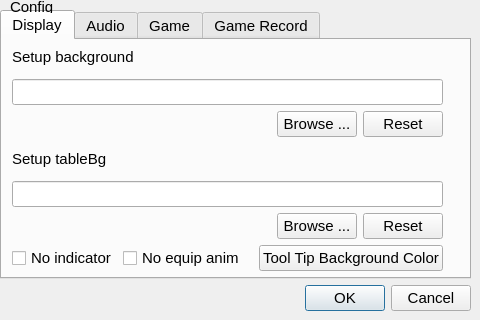
<?xml version="1.0" encoding="UTF-8"?>
<ui version="4.0">
 <class>ConfigDialog</class>
 <widget class="QDialog" name="ConfigDialog">
  <property name="windowModality">
   <enum>Qt::WindowModal</enum>
  </property>
  <property name="geometry">
   <rect>
    <x>0</x>
    <y>0</y>
    <width>480</width>
    <height>320</height>
   </rect>
  </property>
  <property name="sizePolicy">
   <sizepolicy hsizetype="Preferred" vsizetype="Minimum">
    <horstretch>0</horstretch>
    <verstretch>0</verstretch>
   </sizepolicy>
  </property>
  <property name="minimumSize">
   <size>
    <width>480</width>
    <height>320</height>
   </size>
  </property>
  <property name="windowTitle">
   <string>Config dialog</string>
  </property>
  <property name="styleSheet">
   <string notr="true"/>
  </property>
  <widget class="QWidget" name="layoutWidget">
   <property name="geometry">
    <rect>
     <x>0</x>
     <y>10</y>
     <width>471</width>
     <height>301</height>
    </rect>
   </property>
   <layout class="QVBoxLayout" name="verticalLayout_14">
    <item>
     <widget class="QTabWidget" name="tabWidget">
      <property name="minimumSize">
       <size>
        <width>450</width>
        <height>250</height>
       </size>
      </property>
      <property name="font">
       <font>
        <pointsize>11</pointsize>
       </font>
      </property>
      <property name="currentIndex">
       <number>0</number>
      </property>
      <widget class="QWidget" name="displayTab">
       <attribute name="title">
        <string>Display</string>
       </attribute>
       <widget class="QWidget" name="layoutWidget1">
        <property name="geometry">
         <rect>
          <x>10</x>
          <y>0</y>
          <width>431</width>
          <height>231</height>
         </rect>
        </property>
        <layout class="QVBoxLayout" name="verticalLayout_10">
         <item>
          <layout class="QVBoxLayout" name="verticalLayout_2">
           <item>
            <layout class="QVBoxLayout" name="verticalLayout">
             <item>
              <widget class="QLabel" name="backgrounSetupLabel">
               <property name="font">
                <font>
                 <pointsize>11</pointsize>
                </font>
               </property>
               <property name="text">
                <string>Setup background</string>
               </property>
               <property name="buddy">
                <cstring>bgPathLineEdit</cstring>
               </property>
              </widget>
             </item>
             <item>
              <widget class="QLineEdit" name="bgPathLineEdit">
               <property name="readOnly">
                <bool>true</bool>
               </property>
              </widget>
             </item>
            </layout>
           </item>
           <item>
            <layout class="QHBoxLayout" name="horizontalLayout">
             <item>
              <spacer name="horizontalSpacer">
               <property name="orientation">
                <enum>Qt::Horizontal</enum>
               </property>
               <property name="sizeHint" stdset="0">
                <size>
                 <width>40</width>
                 <height>20</height>
                </size>
               </property>
              </spacer>
             </item>
             <item>
              <widget class="QPushButton" name="browseBgButton">
               <property name="font">
                <font>
                 <pointsize>11</pointsize>
                </font>
               </property>
               <property name="text">
                <string>Browse ...</string>
               </property>
              </widget>
             </item>
             <item>
              <widget class="QPushButton" name="resetBgButton">
               <property name="font">
                <font>
                 <pointsize>11</pointsize>
                </font>
               </property>
               <property name="text">
                <string>Reset</string>
               </property>
              </widget>
             </item>
            </layout>
           </item>
          </layout>
         </item>
         <item>
          <layout class="QVBoxLayout" name="verticalLayout_3">
           <item>
            <layout class="QVBoxLayout" name="verticalLayout_4">
             <item>
              <widget class="QLabel" name="tableBgSetupLabel">
               <property name="font">
                <font>
                 <pointsize>11</pointsize>
                </font>
               </property>
               <property name="text">
                <string>Setup tableBg</string>
               </property>
               <property name="buddy">
                <cstring>bgPathLineEdit</cstring>
               </property>
              </widget>
             </item>
             <item>
              <widget class="QLineEdit" name="tableBgPathLineEdit">
               <property name="readOnly">
                <bool>true</bool>
               </property>
              </widget>
             </item>
            </layout>
           </item>
           <item>
            <layout class="QHBoxLayout" name="horizontalLayout_4">
             <item>
              <spacer name="tableBghorizontalSpacer">
               <property name="orientation">
                <enum>Qt::Horizontal</enum>
               </property>
               <property name="sizeHint" stdset="0">
                <size>
                 <width>40</width>
                 <height>20</height>
                </size>
               </property>
              </spacer>
             </item>
             <item>
              <widget class="QPushButton" name="browseTableBgButton">
               <property name="font">
                <font>
                 <pointsize>11</pointsize>
                </font>
               </property>
               <property name="text">
                <string>Browse ...</string>
               </property>
              </widget>
             </item>
             <item>
              <widget class="QPushButton" name="resetTableBgButton">
               <property name="font">
                <font>
                 <pointsize>11</pointsize>
                </font>
               </property>
               <property name="text">
                <string>Reset</string>
               </property>
              </widget>
             </item>
            </layout>
           </item>
          </layout>
         </item>
         <item>
          <layout class="QHBoxLayout" name="horizontalLayout_11">
           <item>
            <widget class="QCheckBox" name="noIndicatorCheckBox">
             <property name="font">
              <font>
               <pointsize>11</pointsize>
              </font>
             </property>
             <property name="text">
              <string>No indicator</string>
             </property>
            </widget>
           </item>
           <item>
            <widget class="QCheckBox" name="noEquipAnimCheckBox">
             <property name="font">
              <font>
               <pointsize>11</pointsize>
              </font>
             </property>
             <property name="text">
              <string>No equip anim</string>
             </property>
            </widget>
           </item>
           <item>
            <spacer name="horizontalSpacer_4">
             <property name="orientation">
              <enum>Qt::Horizontal</enum>
             </property>
             <property name="sizeHint" stdset="0">
              <size>
               <width>40</width>
               <height>20</height>
              </size>
             </property>
            </spacer>
           </item>
           <item>
            <widget class="QPushButton" name="toolTipBackgroundColorButton">
             <property name="sizePolicy">
              <sizepolicy hsizetype="Preferred" vsizetype="Fixed">
               <horstretch>255</horstretch>
               <verstretch>0</verstretch>
              </sizepolicy>
             </property>
             <property name="font">
              <font>
               <pointsize>11</pointsize>
              </font>
             </property>
             <property name="text">
              <string>Tool Tip Background Color</string>
             </property>
            </widget>
           </item>
          </layout>
         </item>
        </layout>
       </widget>
      </widget>
      <widget class="QWidget" name="audioTab">
       <attribute name="title">
        <string>Audio</string>
       </attribute>
       <widget class="QWidget" name="layoutWidget3">
        <property name="geometry">
         <rect>
          <x>10</x>
          <y>0</y>
          <width>431</width>
          <height>221</height>
         </rect>
        </property>
        <layout class="QVBoxLayout" name="verticalLayout_9">
         <item>
          <layout class="QVBoxLayout" name="verticalLayout_5">
           <item>
            <widget class="QLabel" name="setupBgMusicLabel">
             <property name="font">
              <font>
               <pointsize>11</pointsize>
              </font>
             </property>
             <property name="text">
              <string>Setup background music</string>
             </property>
             <property name="buddy">
              <cstring>bgMusicPathLineEdit</cstring>
             </property>
            </widget>
           </item>
           <item>
            <widget class="QLineEdit" name="bgMusicPathLineEdit">
             <property name="readOnly">
              <bool>true</bool>
             </property>
            </widget>
           </item>
           <item>
            <layout class="QHBoxLayout" name="horizontalLayout_2">
             <item>
              <spacer name="horizontalSpacer_2">
               <property name="orientation">
                <enum>Qt::Horizontal</enum>
               </property>
               <property name="sizeHint" stdset="0">
                <size>
                 <width>40</width>
                 <height>20</height>
                </size>
               </property>
              </spacer>
             </item>
             <item>
              <widget class="QPushButton" name="browseBgMusicButton">
               <property name="minimumSize">
                <size>
                 <width>0</width>
                 <height>30</height>
                </size>
               </property>
               <property name="font">
                <font>
                 <pointsize>11</pointsize>
                </font>
               </property>
               <property name="text">
                <string>Browse ...</string>
               </property>
              </widget>
             </item>
             <item>
              <widget class="QPushButton" name="resetBgMusicButton">
               <property name="minimumSize">
                <size>
                 <width>0</width>
                 <height>30</height>
                </size>
               </property>
               <property name="font">
                <font>
                 <pointsize>11</pointsize>
                </font>
               </property>
               <property name="text">
                <string>Reset</string>
               </property>
              </widget>
             </item>
            </layout>
           </item>
          </layout>
         </item>
         <item>
          <layout class="QVBoxLayout" name="verticalLayout_8">
           <item>
            <widget class="QCheckBox" name="enableEffectCheckBox">
             <property name="text">
              <string>Enable effects</string>
             </property>
             <property name="checked">
              <bool>true</bool>
             </property>
            </widget>
           </item>
           <item>
            <widget class="QCheckBox" name="enableLastWordCheckBox">
             <property name="text">
              <string>Enable last word</string>
             </property>
            </widget>
           </item>
           <item>
            <widget class="QCheckBox" name="enableBgMusicCheckBox">
             <property name="text">
              <string>Enable background music</string>
             </property>
             <property name="checked">
              <bool>true</bool>
             </property>
            </widget>
           </item>
          </layout>
         </item>
         <item>
          <layout class="QHBoxLayout" name="horizontalLayout_5">
           <item>
            <widget class="QLabel" name="bgmVolumeLabel">
             <property name="text">
              <string>BGM    Volume</string>
             </property>
             <property name="buddy">
              <cstring>bgmVolumeSlider</cstring>
             </property>
            </widget>
           </item>
           <item>
            <widget class="QSlider" name="bgmVolumeSlider">
             <property name="maximum">
              <number>100</number>
             </property>
             <property name="value">
              <number>100</number>
             </property>
             <property name="orientation">
              <enum>Qt::Horizontal</enum>
             </property>
            </widget>
           </item>
          </layout>
         </item>
         <item>
          <layout class="QHBoxLayout" name="horizontalLayout_6">
           <item>
            <widget class="QLabel" name="effectVolumeLabel">
             <property name="text">
              <string>Effect Volume</string>
             </property>
             <property name="buddy">
              <cstring>bgmVolumeSlider</cstring>
             </property>
            </widget>
           </item>
           <item>
            <widget class="QSlider" name="effectVolumeSlider">
             <property name="maximum">
              <number>100</number>
             </property>
             <property name="value">
              <number>100</number>
             </property>
             <property name="orientation">
              <enum>Qt::Horizontal</enum>
             </property>
            </widget>
           </item>
          </layout>
         </item>
        </layout>
       </widget>
      </widget>
      <widget class="QWidget" name="gameTab">
       <attribute name="title">
        <string>Game</string>
       </attribute>
       <widget class="QWidget" name="layoutWidget4">
        <property name="geometry">
         <rect>
          <x>11</x>
          <y>21</y>
          <width>441</width>
          <height>201</height>
         </rect>
        </property>
        <layout class="QVBoxLayout" name="verticalLayout_13">
         <item>
          <layout class="QVBoxLayout" name="verticalLayout_12">
           <item>
            <widget class="QCheckBox" name="neverNullifyMyTrickCheckBox">
             <property name="text">
              <string>Never nullify my single target trick</string>
             </property>
             <property name="checked">
              <bool>false</bool>
             </property>
            </widget>
           </item>
           <item>
            <widget class="QCheckBox" name="autoTargetCheckBox">
             <property name="enabled">
              <bool>true</bool>
             </property>
             <property name="text">
              <string>Enable auto target</string>
             </property>
             <property name="checked">
              <bool>false</bool>
             </property>
            </widget>
           </item>
           <item>
            <widget class="QCheckBox" name="intellectualSelectionCheckBox">
             <property name="enabled">
              <bool>true</bool>
             </property>
             <property name="text">
              <string>Enable intellectual selection</string>
             </property>
             <property name="checked">
              <bool>false</bool>
             </property>
            </widget>
           </item>
           <item>
            <widget class="QCheckBox" name="superDragCheckBox">
             <property name="text">
              <string>Enable super drag</string>
             </property>
            </widget>
           </item>
           <item>
            <widget class="QCheckBox" name="doubleClickCheckBox">
             <property name="enabled">
              <bool>true</bool>
             </property>
             <property name="text">
              <string>Enable double-click</string>
             </property>
             <property name="checked">
              <bool>false</bool>
             </property>
            </widget>
           </item>
           <item>
            <widget class="QCheckBox" name="autoPreshowCheckBox">
             <property name="text">
              <string>Enable auto preshow</string>
             </property>
            </widget>
           </item>
           <item>
            <widget class="QCheckBox" name="ignoreChangingSkinCheckBox">
             <property name="sizePolicy">
              <sizepolicy hsizetype="Preferred" vsizetype="Fixed">
               <horstretch>0</horstretch>
               <verstretch>0</verstretch>
              </sizepolicy>
             </property>
             <property name="text">
              <string>Ignore other's switches of skin</string>
             </property>
            </widget>
           </item>
          </layout>
         </item>
         <item>
          <layout class="QHBoxLayout" name="horizontalLayout_8">
           <item>
            <widget class="QLabel" name="bubbleChatBoxKeepLabel">
             <property name="sizePolicy">
              <sizepolicy hsizetype="Preferred" vsizetype="Fixed">
               <horstretch>0</horstretch>
               <verstretch>0</verstretch>
              </sizepolicy>
             </property>
             <property name="text">
              <string>Bubble chat boxes keep time</string>
             </property>
            </widget>
           </item>
           <item>
            <widget class="QSpinBox" name="bubbleChatBoxKeepSpinBox">
             <property name="sizePolicy">
              <sizepolicy hsizetype="Maximum" vsizetype="Fixed">
               <horstretch>0</horstretch>
               <verstretch>0</verstretch>
              </sizepolicy>
             </property>
             <property name="suffix">
              <string>second(s)</string>
             </property>
             <property name="minimum">
              <number>1</number>
             </property>
             <property name="maximum">
              <number>5</number>
             </property>
             <property name="value">
              <number>2</number>
             </property>
            </widget>
           </item>
          </layout>
         </item>
        </layout>
       </widget>
      </widget>
      <widget class="QWidget" name="recordTab">
       <attribute name="title">
        <string>Game Record</string>
       </attribute>
       <widget class="QWidget" name="layoutWidget_2">
        <property name="geometry">
         <rect>
          <x>10</x>
          <y>10</y>
          <width>431</width>
          <height>211</height>
         </rect>
        </property>
        <layout class="QGridLayout" name="gridLayout">
         <item row="0" column="0">
          <widget class="QCheckBox" name="enableAutoSaveCheckBox">
           <property name="sizePolicy">
            <sizepolicy hsizetype="Minimum" vsizetype="Preferred">
             <horstretch>0</horstretch>
             <verstretch>0</verstretch>
            </sizepolicy>
           </property>
           <property name="text">
            <string>Enable Auto Save</string>
           </property>
           <property name="checkable">
            <bool>true</bool>
           </property>
           <property name="checked">
            <bool>false</bool>
           </property>
          </widget>
         </item>
         <item row="0" column="1">
          <widget class="QCheckBox" name="networkOnlyCheckBox">
           <property name="enabled">
            <bool>false</bool>
           </property>
           <property name="sizePolicy">
            <sizepolicy hsizetype="Minimum" vsizetype="Preferred">
             <horstretch>0</horstretch>
             <verstretch>0</verstretch>
            </sizepolicy>
           </property>
           <property name="text">
            <string>Network Game Only</string>
           </property>
           <property name="checkable">
            <bool>true</bool>
           </property>
          </widget>
         </item>
         <item row="1" column="0" colspan="2">
          <layout class="QVBoxLayout" name="verticalLayout_6">
           <item>
            <layout class="QVBoxLayout" name="verticalLayout_7">
             <item>
              <widget class="QLabel" name="recordPathSetupLabel">
               <property name="enabled">
                <bool>false</bool>
               </property>
               <property name="text">
                <string>Setup Record Paths</string>
               </property>
              </widget>
             </item>
             <item>
              <widget class="QLineEdit" name="recordPathSetupLineEdit">
               <property name="enabled">
                <bool>false</bool>
               </property>
              </widget>
             </item>
            </layout>
           </item>
           <item>
            <layout class="QHBoxLayout" name="horizontalLayout_7">
             <item>
              <spacer name="horizontalSpacer_3">
               <property name="orientation">
                <enum>Qt::Horizontal</enum>
               </property>
               <property name="sizeHint" stdset="0">
                <size>
                 <width>40</width>
                 <height>20</height>
                </size>
               </property>
              </spacer>
             </item>
             <item>
              <widget class="QPushButton" name="browseRecordPathButton">
               <property name="enabled">
                <bool>false</bool>
               </property>
               <property name="text">
                <string>Browse ...</string>
               </property>
              </widget>
             </item>
             <item>
              <widget class="QPushButton" name="resetRecordPathButton">
               <property name="enabled">
                <bool>false</bool>
               </property>
               <property name="text">
                <string>Reset</string>
               </property>
              </widget>
             </item>
            </layout>
           </item>
          </layout>
         </item>
        </layout>
       </widget>
       <zorder>layoutWidget_2</zorder>
       <zorder>buttonBox</zorder>
      </widget>
     </widget>
    </item>
    <item>
     <widget class="QDialogButtonBox" name="buttonBox">
      <property name="font">
       <font>
        <pointsize>11</pointsize>
       </font>
      </property>
      <property name="orientation">
       <enum>Qt::Horizontal</enum>
      </property>
      <property name="standardButtons">
       <set>QDialogButtonBox::Cancel|QDialogButtonBox::Ok</set>
      </property>
     </widget>
    </item>
   </layout>
  </widget>
  <widget class="QLabel" name="windowTitle">
   <property name="geometry">
    <rect>
     <x>10</x>
     <y>0</y>
     <width>459</width>
     <height>13</height>
    </rect>
   </property>
   <property name="font">
    <font>
     <pointsize>11</pointsize>
    </font>
   </property>
   <property name="text">
    <string>Config</string>
   </property>
  </widget>
 </widget>
 <resources/>
 <connections>
  <connection>
   <sender>buttonBox</sender>
   <signal>accepted()</signal>
   <receiver>ConfigDialog</receiver>
   <slot>accept()</slot>
   <hints>
    <hint type="sourcelabel">
     <x>248</x>
     <y>254</y>
    </hint>
    <hint type="destinationlabel">
     <x>157</x>
     <y>274</y>
    </hint>
   </hints>
  </connection>
  <connection>
   <sender>buttonBox</sender>
   <signal>rejected()</signal>
   <receiver>ConfigDialog</receiver>
   <slot>reject()</slot>
   <hints>
    <hint type="sourcelabel">
     <x>316</x>
     <y>260</y>
    </hint>
    <hint type="destinationlabel">
     <x>286</x>
     <y>274</y>
    </hint>
   </hints>
  </connection>
 </connections>
</ui>
